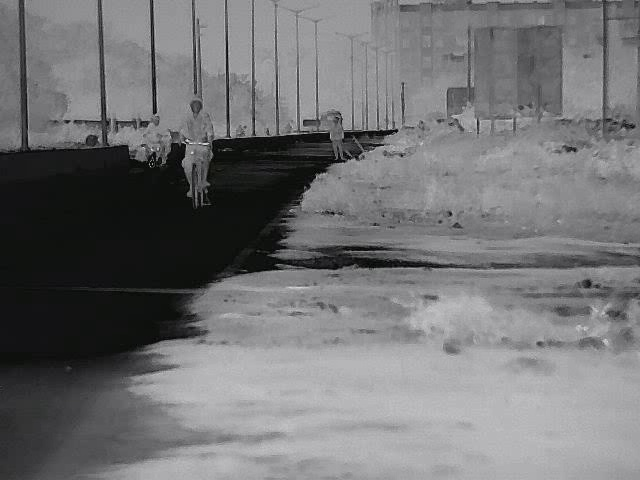
#> input picture StructureModule/Inputs/Input.jpg, 640 x 480 px, found by its file name
$ python HighpassEdge.py
#> lines starting #> are read from the running program, lines starting #| are printed output that depends on the picture
from typing import Any, Dict, Optional, Tuple
import cv2 as cv
import numpy as np
import time


def calculate_enhancement_scores(
    input_image: np.ndarray,
    output_image: np.ndarray,
) -> Dict[str, float]:
    """
    Calculate objective enhancement scores using only
    input and output images.

    Returns relative gains (>1 means increase).
    """

    # -----------------------------
    # Validation
    # -----------------------------
    if input_image is None or output_image is None:
        raise ValueError("Input or output image is None.")

    if input_image.ndim != 2 or output_image.ndim != 2:
        raise ValueError("Both images must be single-channel.")

    if input_image.shape != output_image.shape:
        raise ValueError("Input and output images must have same shape.")

    # Convert to float32 for stable math
    inp = np.float32(input_image)
    out = np.float32(output_image)

    # -----------------------------
    # 1. Edge strength gain
    # -----------------------------
    lap_in = cv.Laplacian(inp, cv.CV_32F)
    lap_out = cv.Laplacian(out, cv.CV_32F)

    edge_gain = lap_out.var() / (lap_in.var() + 1e-8)

    # -----------------------------
    # 2. Contrast gain
    # -----------------------------
    contrast_gain = out.std() / (inp.std() + 1e-8)

    # -----------------------------
    # 3. High-frequency energy gain
    # -----------------------------
    def hf_energy(img: np.ndarray) -> float:
        F = cv.dft(img, flags=cv.DFT_COMPLEX_OUTPUT)
        F_shift = np.fft.fftshift(F)

        h, w = img.shape
        cx, cy = w // 2, h // 2

        u = np.arange(w)
        v = np.arange(h)
        U, V = np.meshgrid(u, v)
        D = np.sqrt((U - cx) ** 2 + (V - cy) ** 2)

        # Simple high-pass mask
        R = min(h, w) * 0.1
        mask = (D > R).astype(np.float32)
        mask2 = cv.merge([mask, mask])

        HF = F_shift * mask2
        mag = cv.magnitude(HF[:, :, 0], HF[:, :, 1])
        return float(np.mean(np.abs(mag)))

    hf_energy_gain = hf_energy(out) / (hf_energy(inp) + 1e-8)

    # -----------------------------
    # 4. Noise amplification ratio
    # -----------------------------
    noise_in = np.median(np.abs(inp - cv.GaussianBlur(inp, (5, 5), 0)))
    noise_out = np.median(np.abs(out - cv.GaussianBlur(out, (5, 5), 0)))

    noise_gain = noise_out / (noise_in + 1e-8)

    return {
        "edge_gain": float(edge_gain),
        "contrast_gain": float(contrast_gain),
        "hf_energy_gain": float(hf_energy_gain),
        "noise_gain": float(noise_gain),
    }


# =====================================================
# 1. FREQUENCY MASK GENERATOR (MODULAR & FLEXIBLE)
# =====================================================
def create_frequency_mask(
    D: np.ndarray,
    mode: str = "highpass",
    **params: Any
) -> np.ndarray:
    """
    Creates a frequency-domain mask for FFT-based filtering of thermal or
    grayscale images. Supports low-pass, high-pass, band-pass, Gaussian, and
    Butterworth filters.

    -------------------------------------------------------------------------
    PARAMETER SPECIFICATIONS
    -------------------------------------------------------------------------

    D : np.ndarray
        Description: Distance matrix from FFT center (Euclidean distances).
        Min & Max: Must be ≥ 1×1; values range from 0 → sqrt(H² + W²).
        Units: Pixels (in the *frequency* domain).
        Default: Required.
        Best case: Generated via meshgrid centered at (H/2, W/2).

    mode : str
        Description: Filter type determining mask shape.
        Allowed Values:
            "lowpass", "highpass", "bandpass",
            "gaussian_lp", "gaussian_hp",
            "butterworth_lp", "butterworth_hp"
        Units: String identifier.
        Default: "highpass".
        Best case:
            - "highpass" for general edge enhancement
            - "gaussian_hp" for smooth HF boost on thermal frames
            - "butterworth_hp" for sharper rolloff

    **params : dict
        Description: Mode-specific parameters controlling mask behavior.
        Units: Mixed (pixel radii, sigma, order).
        Default: Depends on mode.

        -------------------------
        radius : int or float
        -------------------------
            Description: Cutoff frequency for LP/HP/BW filters.
            Min & Max: 1 → min(H, W).
            Units: Pixels (FFT radius).
            Default: 50.
            Best case: 20–60 for thermal edge enhancement.

        -------------------------
        inner : int
        -------------------------
            Description: Inner radius for band-pass filters.
            Min & Max: 1 → outer−1.
            Units: Pixels.
            Default: 20.
            Best case: Narrow bands: 10–30.

        -------------------------
        outer : int
        -------------------------
            Description: Outer radius for band-pass filters.
            Min & Max: inner+1 → min(H, W).
            Units: Pixels.
            Default: 60.
            Best case: 40–80 for thermal mid-frequency extraction.

        -------------------------
        sigma : float
        -------------------------
            Description: Spread parameter in Gaussian filters.
            Min & Max: 0.1 → 200.0
            Units: Pixels (frequency-domain).
            Default: 20.0
            Best case:
                LP: 15–40 (smooth blurring)
                HP: 10–30 (smooth sharpening)

        -------------------------
        order : int
        -------------------------
            Description: Filter steepness for Butterworth filters.
            Min & Max: 1 → 10
            Units: Exponent.
            Default: 2
            Best case: 2–4 for stable HF emphasis in thermal images.

    -------------------------------------------------------------------------
    PROCESS SUMMARY:
      - Creates a binary or soft mask depending on mode.
      - Masks are used in frequency domain to amplify or suppress components.
      - Gaussian & Butterworth masks provide smooth transitions (no ringing).
    -------------------------------------------------------------------------

    RETURNS
    -------
    mask : np.ndarray (float32, H×W)
        Frequency mask with values 0.0–1.0 suitable for FFT filtering.
    """

    h, w = D.shape
    mask = np.zeros((h, w), np.float32)

    if mode == "lowpass":
        R: int = int(params.get("radius", 50))
        mask[D <= R] = 1.0

    elif mode == "highpass":
        R: int = int(params.get("radius", 50))
        mask[D > R] = 1.0

    elif mode == "bandpass":
        r1: int = int(params.get("inner", 20))
        r2: int = int(params.get("outer", 60))
        mask[(D >= r1) & (D <= r2)] = 1.0

    elif mode == "gaussian_lp":
        sigma: float = float(params.get("sigma", 20.0))
        mask = np.exp(-(D**2) / (2.0 * sigma**2))

    elif mode == "gaussian_hp":
        sigma: float = float(params.get("sigma", 20.0))
        mask = 1.0 - np.exp(-(D**2) / (2.0 * sigma**2))

    elif mode == "butterworth_lp":
        R: float = float(params.get("radius", 50.0))
        order: int = int(params.get("order", 2))
        mask = 1.0 / (1.0 + (D / R) ** (2.0 * order))

    elif mode == "butterworth_hp":
        R: float = float(params.get("radius", 50.0))
        order: int = int(params.get("order", 2))
        mask = 1.0 - (1.0 / (1.0 + (D / R) ** (2.0 * order)))

    else:
        raise ValueError(f"Unknown mask mode: {mode}")

    return mask.astype(np.float32)


# =====================================================
# 2. ENHANCEMENT FUNCTION (COMPLETE IMPROVED VERSION)
# =====================================================
def HighPassEdge(
    image: np.ndarray,
    *,
    filter_mode: str = "highpass",
    radius: int = 50,
    gain: float = 1.5,
    sigma: float = 20.0,
    order: int = 2,
    fft_flag: int = cv.DFT_COMPLEX_OUTPUT,
    norm_dst: Optional[np.ndarray] = None,
    norm_alpha: float = 0.0,
    norm_beta: float = 255.0,
    norm_type: int = cv.NORM_MINMAX,
) -> np.ndarray:

    """
    Fourier-based high-frequency enhancement for thermal or grayscale images.
    Produces a contrast-boosted, edge-enhanced uint8 output.

    -------------------------------------------------------------------------
    PARAMETER SPECIFICATIONS
    -------------------------------------------------------------------------

    image : np.ndarray
        Description: Input single-channel grayscale or thermal image.
        Min & Max: ≥ 1×1 pixels, must be 2D.
        Units: Pixel intensity (uint8/uint16/float32/float64).
        Default: Required.
        Best case: Clean uint8 thermal frame with good signal/noise ratio.

    filter_mode : str
        Description: Frequency mask type (e.g., "highpass", "gaussian_hp", "butterworth_hp").
        Min & Max: Any supported mask name defined by create_frequency_mask().
        Units: String identifier.
        Default: "highpass".
        Best case: "highpass" for general sharpening; "gaussian_hp" for smooth HF rolloff.

    radius : int
        Description: High-pass cutoff radius determining which frequencies pass.
        Min & Max: 1 → min(image_width, image_height).
        Units: Pixels (frequency-domain distance).
        Default: 50.
        Best case: 20–60 for thermal edge enhancement; too large removes structure.

    gain : float
        Description: Magnification factor for high-frequency components.
        Min & Max: 1.0 → 10.0 (practically).
        Units: Scalar multiplier.
        Default: 1.5.
        Best case: 1.5–3.0 for thermal edges without overshoot.

    sigma : float
        Description: Spread parameter for Gaussian frequency masks.
        Min & Max: 0.1 → 200.0
        Units: Pixels (in frequency domain).
        Default: 20.0.
        Best case: 10–30 for thermal images (smooth attenuation).

    order : int
        Description: Order of the Butterworth filter (controls steepness).
        Min & Max: 1 → 10.
        Units: Exponent.
        Default: 2.
        Best case: 2–4 for stable, clean HF enhancement.

    fft_flag : int
        Description: OpenCV cv.dft flag controlling complex output layout.
        Min & Max: Any valid OpenCV DFT flag.
        Units: OpenCV enum (cv.DFT_*).
        Default: cv.DFT_COMPLEX_OUTPUT.
        Best case: cv.DFT_COMPLEX_OUTPUT (provides 2-channel complex result).

    norm_dst : Optional[np.ndarray]
        Description: Optional destination buffer for cv.normalize().
        Min & Max: Must match output shape or be None.
        Units: ndarray or None.
        Default: None.
        Best case: None (OpenCV allocates internally).

    norm_alpha : float
        Description: Minimum intensity after normalization.
        Min & Max: 0.0 → 255.0
        Units: Pixel intensity.
        Default: 0.0
        Best case: 0.0 for full-range visualization.

    norm_beta : float
        Description: Maximum intensity after normalization.
        Min & Max: 1.0 → 255.0
        Units: Pixel intensity.
        Default: 255.0
        Best case: 255.0 for maximum contrast; lower values compress dynamic range.

    norm_type : int
        Description: Normalization method (cv.NORM_MINMAX, cv.NORM_INF, etc.).
        Min & Max: Any valid cv.normalize type.
        Units: OpenCV enum.
        Default: cv.NORM_MINMAX.
        Best case: cv.NORM_MINMAX for thermal frequency results.

    -------------------------------------------------------------------------
    PROCESS SUMMARY:
      - Converts to float32
      - Performs FFT → shifts spectrum
      - Builds HF mask → applies gain → recombines with LF
      - Inverse FFT
      - Magnitude computation
      - Normalization to uint8 output (0–255)
    -------------------------------------------------------------------------

    RETURNS
    -------
    final_img : np.ndarray
        uint8 image (H×W) with enhanced edges/sharpness.
    """

    start_time = time.time()
    # validation
    if image is None:
        raise ValueError("Input image is None.")
    if image.ndim != 2:
        raise ValueError("Input must be single-channel (grayscale).")
    if image.dtype not in (np.uint8, np.uint16, np.float32, np.float64):
        raise ValueError("Unsupported image dtype. Use uint8/uint16/float32/float64.")
    if gain < 1.0:
        raise ValueError("gain must be >= 1.0")
    if radius <= 0:
        raise ValueError("radius must be > 0")

    try:
        # convert to float32 for FFT
        float_image: np.ndarray = np.float32(image)

        # DFT
        F: np.ndarray = cv.dft(float_image, flags=fft_flag)
        F_shift: np.ndarray = np.fft.fftshift(F)

        # distance matrix
        h, w = float_image.shape
        cx, cy = w // 2, h // 2
        u = np.arange(w)
        v = np.arange(h)
        U, V = np.meshgrid(u, v)
        D = np.sqrt((U - cx) ** 2 + (V - cy) ** 2)

        # mask
        mask = create_frequency_mask(
            D,
            mode=filter_mode,
            radius=radius,
            sigma=sigma,
            order=order,
            inner=max(1, radius // 2),
            outer=radius,
        )
        mask2 = cv.merge([mask, mask])

        # apply and enhance
        HF = F_shift * mask2
        HF_enhanced = HF * float(gain)
        LF = F_shift * (1.0 - mask2)
        merged = LF + HF_enhanced

        # inverse
        merged_shift = np.fft.fftshift(merged)
        complex_image = cv.idft(merged_shift)
        magnitude_image = cv.magnitude(complex_image[:, :, 0], complex_image[:, :, 1])

        # normalize
        out_image = cv.normalize(magnitude_image, norm_dst, norm_alpha, norm_beta, norm_type)

        end_time = time.time()
        total_time = end_time - start_time
        print(f"[HighPassEdge] Time Taken: {total_time:.6f} seconds")

        return out_image.astype(np.uint8)

    except Exception as exc:
        raise RuntimeError(f"HighPassEdge failed: {exc}")


# =====================================================
# 3. EXECUTION EXAMPLE
# =====================================================
if __name__ == "__main__":
    src_path = "StructureModule/Inputs/Input.jpg"
    image = cv.imread(src_path, cv.IMREAD_GRAYSCALE)
#> image: shape (480, 640); min 0, max 230, mean 114.5
    if image is None:
        raise FileNotFoundError(f"Cannot read {src_path}")

    enhanced = HighPassEdge(
        image,
        filter_mode="gaussian_hp",   # str
        radius=40,                   # int
        gain=2.0,                    # float
        sigma=25.0,                  # float
        order=3,                     # int
        fft_flag=cv.DFT_COMPLEX_OUTPUT,  # int (OpenCV constant)
        norm_alpha=0.0,              # float
        norm_beta=255.0,             # float
        norm_type=cv.NORM_MINMAX     # int (OpenCV constant)
    )
#> in HighPassEdge, `mask = create_frequency_mask( D, mode=filter_mode, radius=radius, sigm..`:
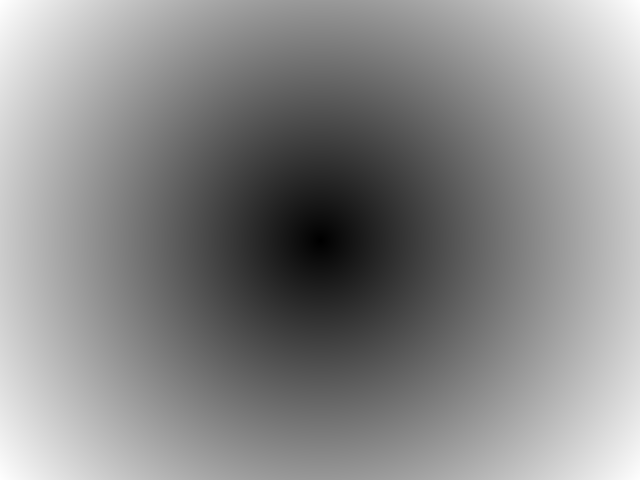
#> D: shape (480, 640) float64; min 0, max 400, mean 215.6; drawn with min black and max white
#> in HighPassEdge, `magnitude_image = cv.magnitude(complex_image[:, :, 0], complex_image[:..`:
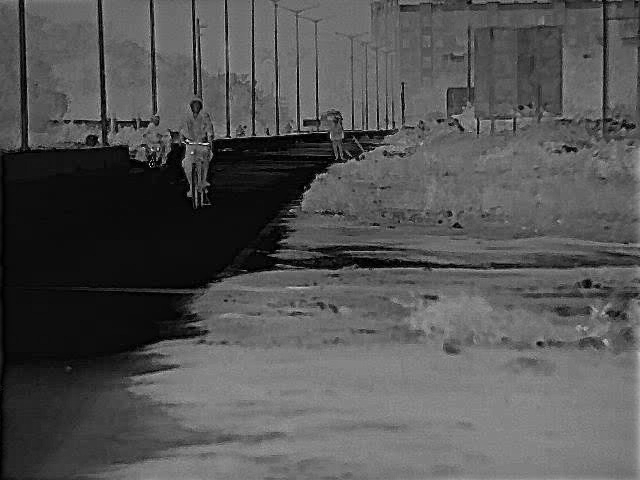
#> magnitude_image: shape (480, 640) float32; min 1462, max 107322392, mean 35417804; drawn with min black and max white

    scores = calculate_enhancement_scores(image, enhanced)
#> in calculate_enhancement_scores, `lap_in = cv.Laplacian(inp, cv.CV_32F)`:
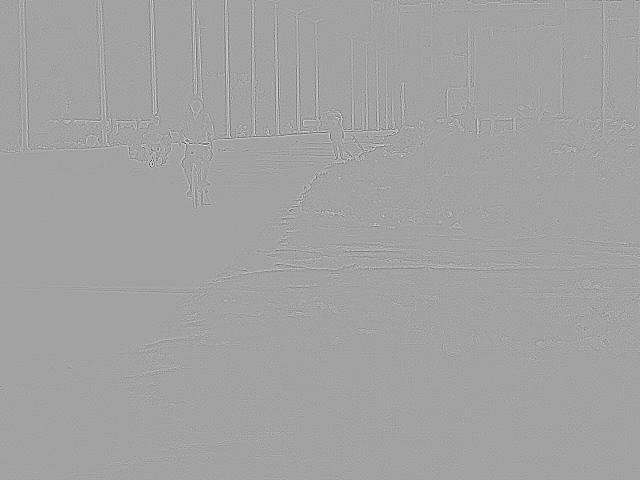
#> lap_in: shape (480, 640) float32; min -614, max 347, mean 0; drawn with min black and max white
#> in calculate_enhancement_scores, `edge_gain = lap_out.var() / (lap_in.var() + 1e-8)`: edge_gain = 1.8
#> in calculate_enhancement_scores, `contrast_gain = out.std() / (inp.std() + 1e-8)`: contrast_gain = 0.774
#> in hf_energy, `mag = cv.magnitude(HF[:, :, 0], HF[:, :, 1])`:
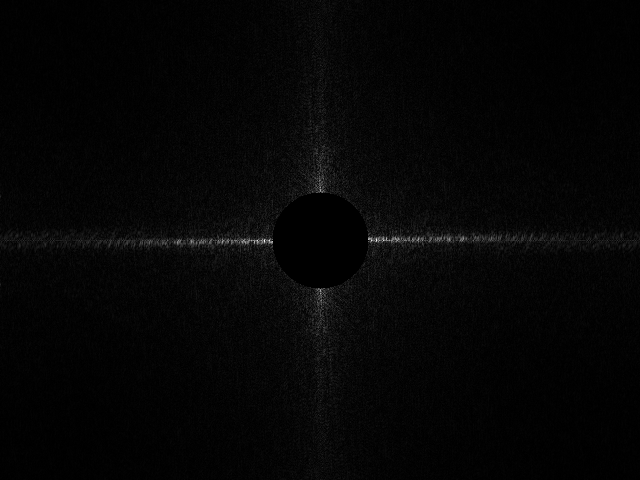
#> mag: shape (480, 640) float32; min 0, max 208154.3, mean 4667.1; drawn with min black and max white
#> in calculate_enhancement_scores, `hf_energy_gain = hf_energy(out) / (hf_energy(inp) + 1e-8)`: hf_energy_gain = 1.34
#> in calculate_enhancement_scores, `noise_in = np.median(np.abs(inp - cv.GaussianBlur(inp, (5, 5), 0)))`: noise_in = 1.2
#> in calculate_enhancement_scores, `noise_out = np.median(np.abs(out - cv.GaussianBlur(out, (5, 5), 0)))`: noise_out = 1.78
#> in calculate_enhancement_scores, `noise_gain = noise_out / (noise_in + 1e-8)`: noise_gain = 1.48
#> scores = {'edge_gain': 1.8, 'contrast_gain': 0.774, 'hf_energy_gain': 1.34, 'noise_gain': 1.48}

    print("\n[Enhancement Scores]")
    for k, v in scores.items():
        print(f"{k}: {v:.3f}")
#> this loop made 4 passes
#> (k, v) on passes 1 to 4: ('edge_gain', 1.8), ('contrast_gain', 0.774), ('hf_energy_gain', 1.34), ('noise_gain', 1.48)
#| edge_gain: 1.801
#| contrast_gain: 0.774
#| hf_energy_gain: 1.336
#| noise_gain: 1.481

    cv.imshow("Original", image)
    cv.imshow("Enhanced", enhanced)
    result = np.hstack([image, enhanced])
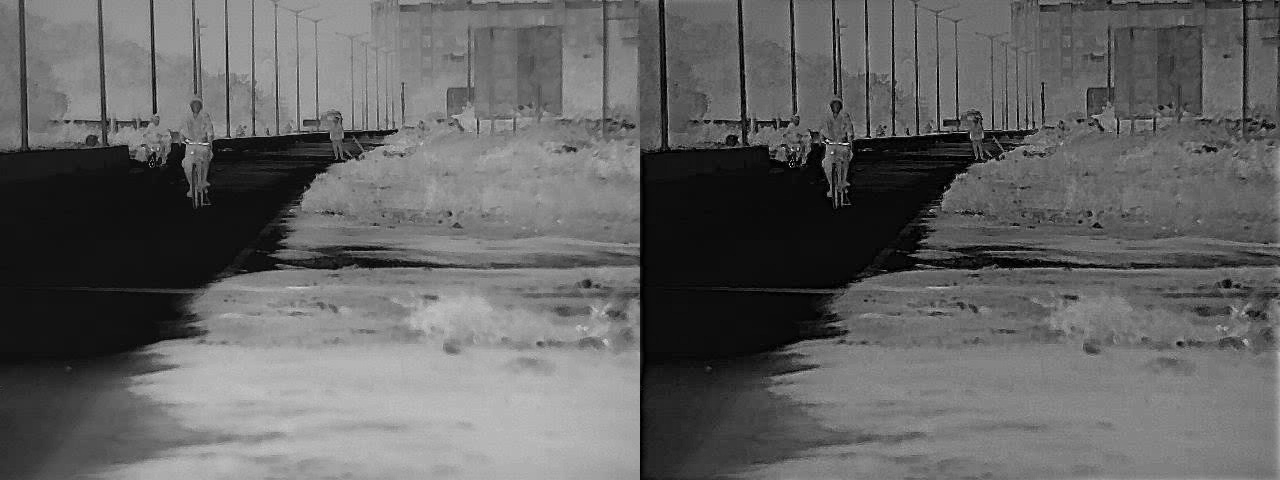
#> result: shape (480, 1280); min 0, max 255, mean 99.1
    cv.imwrite("/home/user1/learning/Testing/StructureModule/Outputs/HighPassEdgeEnhancement.png", result)
    cv.waitKey(0)
    cv.destroyAllWindows()
